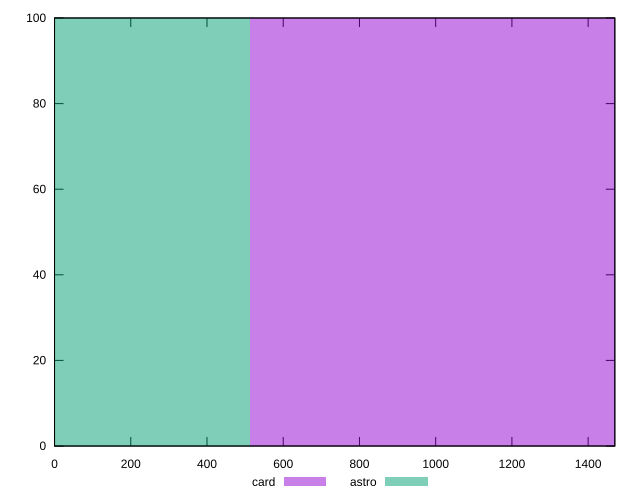

The script that saved this image:
reset

$card <<EOF
1023.3413468967675 100
EOF

$astro <<EOF
0 100
EOF

set key outside below
set boxwidth 1023.3413468967675
set xrange [0:1470]
set yrange [0:100]
set trange [0:100]
set style fill transparent solid 0.5 noborder
set terminal svg size 640, 500 enhanced background rgb 'white'
set output "reports/report_00032_2021-02-25T10-28-15.087Z/uses-http2/comparison/histogram/2_vs_3.svg"

plot $card title "card" with boxes, \
     $astro title "astro" with boxes

reset
